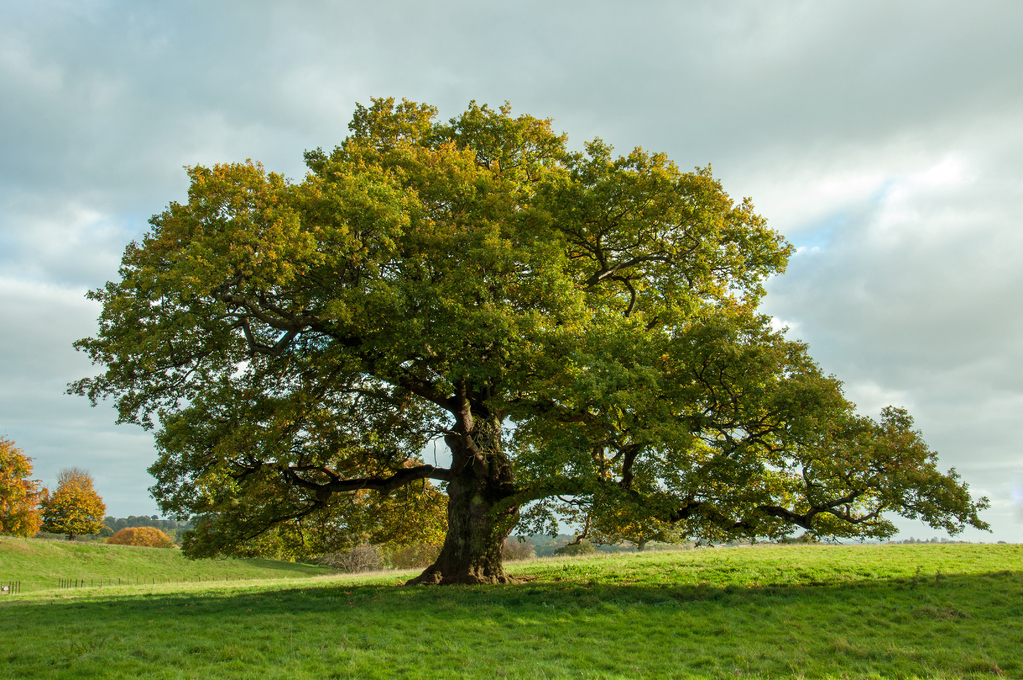
#> input picture getting-started/test.jpg, 1023 x 680 px
$ python getting_started.py
#> lines starting #> are read from the running program, lines starting #| are printed output that depends on the picture; after the words box and inside, x2 and y2 are one past the last pixel; in counts of white or black regions, pixels touching at a corner belong together
# importar a biblioteca do opencv
import cv2

# ler uma imagem de teste (ajustar o nome e caminho da imagem a gosto
# e garantir que a imagem está no sítio certo
img = cv2.imread(r'test.jpg', cv2.IMREAD_UNCHANGED)
#> img is the input picture: shape (680, 1023, 3); mean B, G, R 100.3, 139.6, 127
imgGray = cv2.imread(r'test.jpg', cv2.IMREAD_GRAYSCALE)
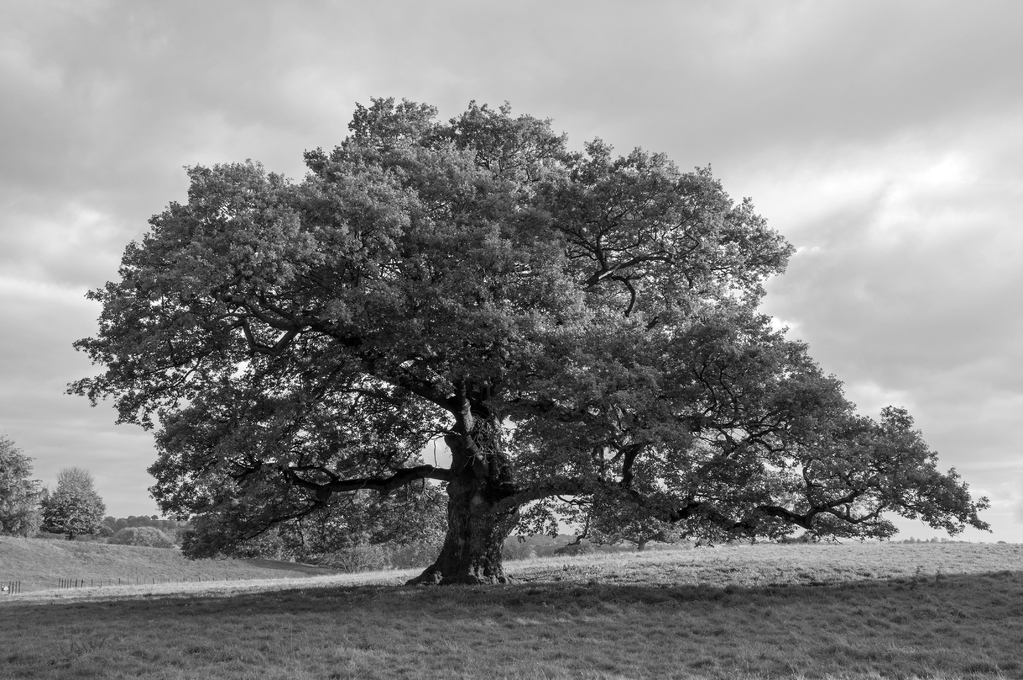
#> imgGray: shape (680, 1023); min 0, max 255, mean 131.3

print(f"ndim: {img.ndim}")
#| ndim: 3
print(f"shape: {img.shape}")
#| shape: (680, 1023, 3)
print(f"size: {img.size}")
#| size: 2086920
print(f"dtype: {img.dtype}")
#| dtype: uint8
print(f"itemsize: {img.itemsize}")
#| itemsize: 1

imgRgb = cv2.cvtColor(img, cv2.COLOR_HSV2RGB)
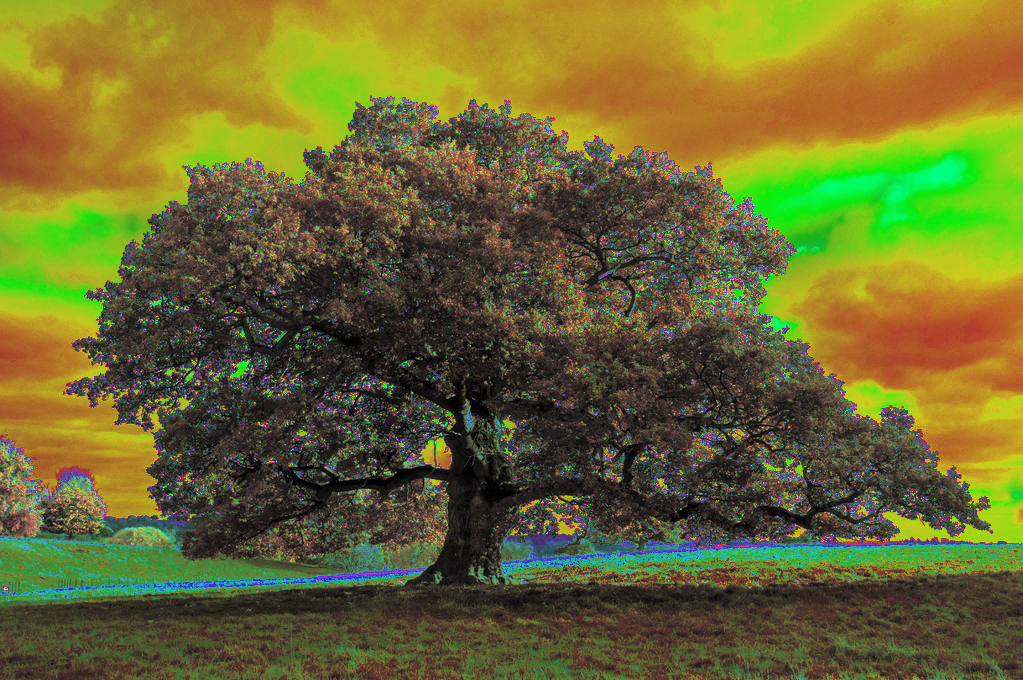
#> imgRgb: shape (680, 1023, 3); mean R, G, B 107.7, 105.1, 47.1
imgSquare = cv2.resize(img, (2000, 2000), cv2.INTER_LANCZOS4)
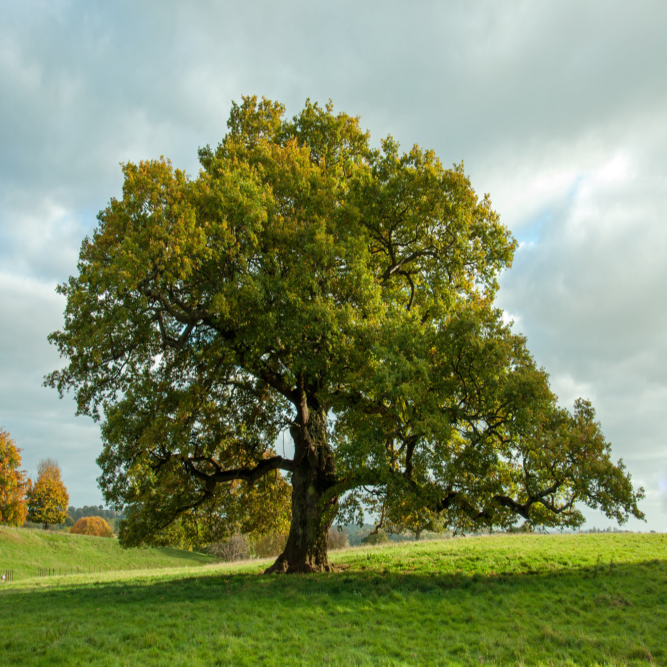
#> imgSquare: shape (2000, 2000, 3) (shown at 1/3 size); mean B, G, R 100.2, 139.5, 126.8
imgCropped = img[200:700, 200:700]
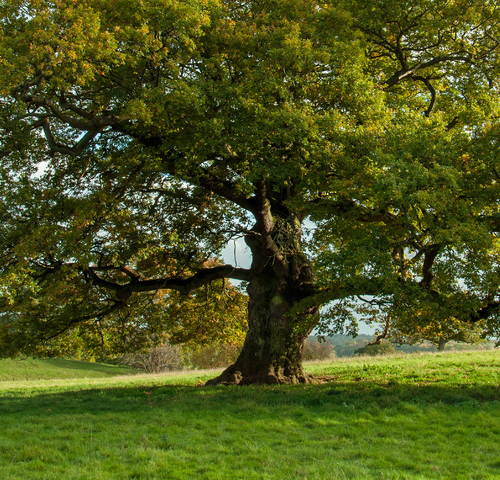
#> imgCropped: shape (480, 500, 3); mean B, G, R 27.9, 85, 76.5

(t, mask) = cv2.threshold(imgGray, 100, 255, cv2.THRESH_BINARY_INV)
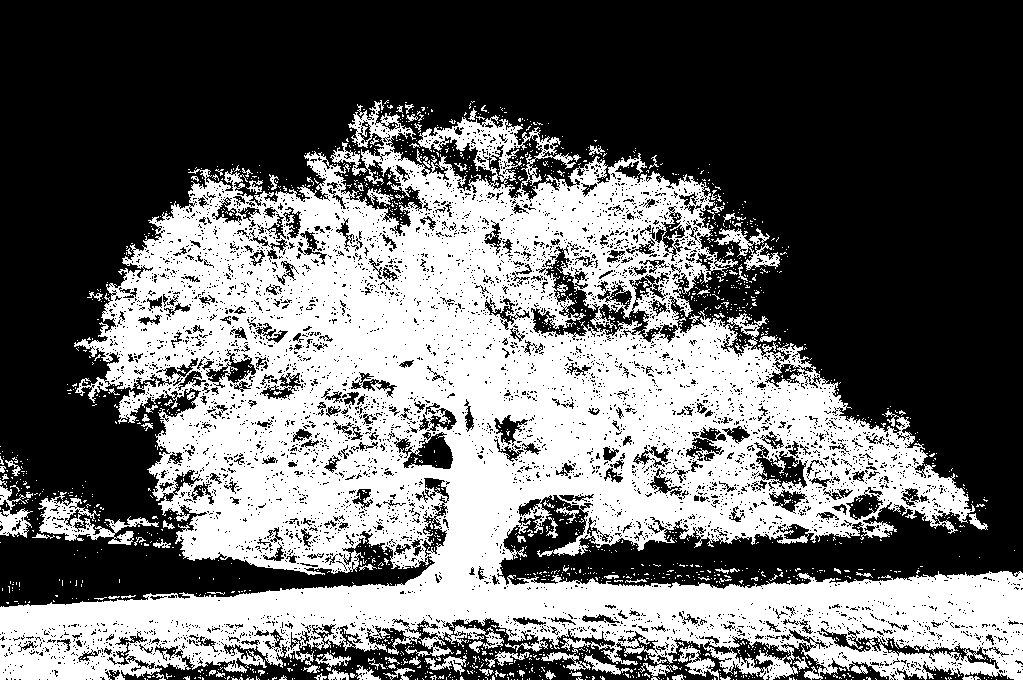
#> mask: shape (680, 1023); 41.4% white; 1733 white regions (1631 under 20 px), largest, box (x1, y1, x2, y2) and area: (0, 100, 1023, 680) 273294, (38, 492, 159, 545) 2008, (714, 228, 780, 271) 911

maskedImg = cv2.bitwise_and(img, img, mask=mask)
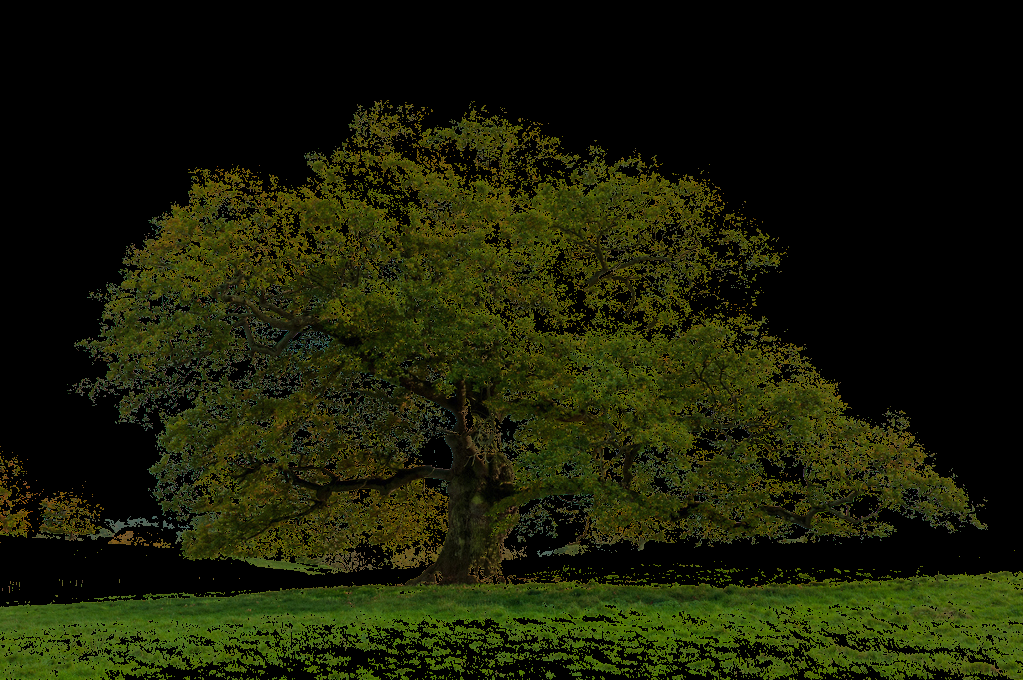
#> maskedImg: shape (680, 1023, 3); mean B, G, R 6.4, 29, 25.4

cv2.imshow("img", imgCropped)
cv2.waitKey(0)

cv2.imwrite('test_greyscale.jpg', imgGray)

# destruir a janela criada
cv2.destroyAllWindows()
